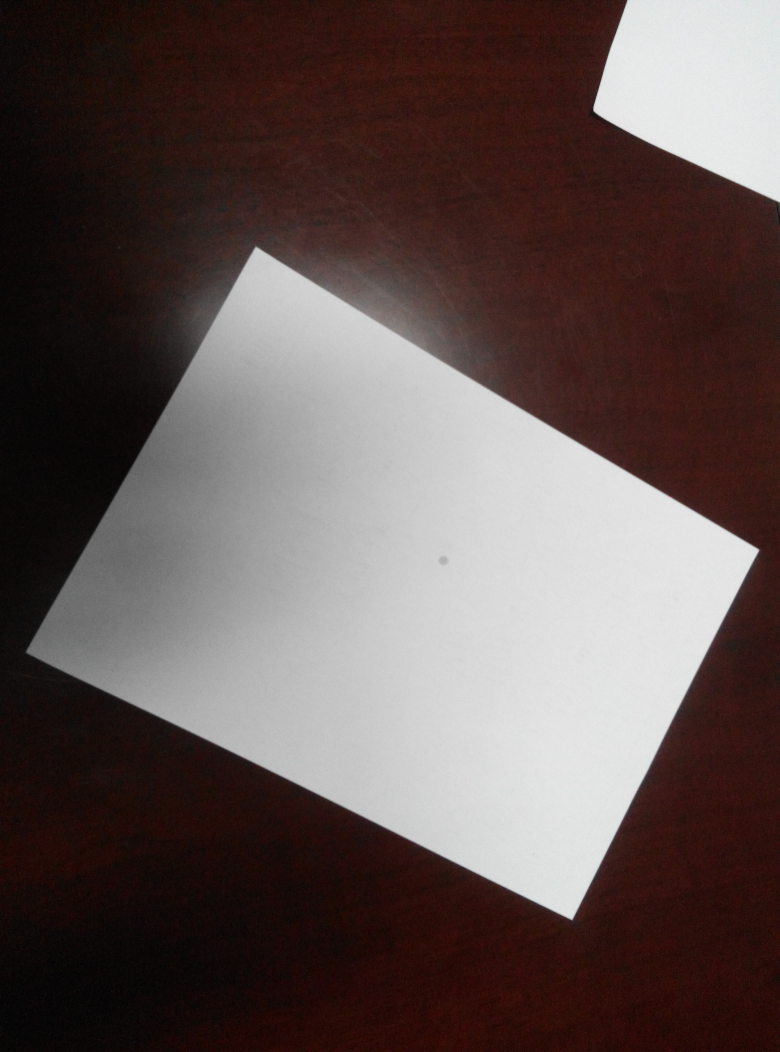
//> input picture Ex2/Dataset/4.jpg, 3120 x 4208 px (shown at 1/4 size)
$ ./edge Dataset/4.jpg   (built with g++ and OpenCV 4)
//> lines starting //> are read from the running program, lines starting //| are printed output that depends on the picture; after the words box and inside, x2 and y2 are one past the last pixel; in counts of white or black regions, pixels touching at a corner belong together
#include <iostream>
#include <cstdio>
#include <opencv2/imgproc/imgproc.hpp>
#include <opencv2/highgui/highgui.hpp>
#include <opencv2/opencv.hpp>

using namespace cv;
using namespace std;

// Store line info
struct myLine {
    double m; // Slope of the line
    double c; // Intercept of the line
    bool vertical; // True if the line is parallel to y-axis
};

// [9 lines of commented-out code are left out]
bool cmp(const Vec2f& a, const Vec2f& b) {
    return a[1] < b[1];
}

// Ref: http://docs.opencv.org/2.4/doc/tutorials/introduction/linux_gcc_cmake/linux_gcc_cmake.html#linux-gcc-usage
int main(int argc, char* argv[]) {
    if ( argc != 2 ) {
        cout << "Please specify the path of the photo you want to test!" << endl;
        return -1;
    }

    Mat srcImg, dstImg, srcGray, srcBlur, edge;
    srcImg = imread(argv[1]);
//> srcImg is the input picture: 4208 rows x 3120 cols, CV_8UC3; mean B, G, R 80.4, 82.5, 95.9
    if ( !srcImg.data ) {
        cout << "No image data" << endl;
        return -1;
    }

    // Ref: http://docs.opencv.org/2.4/modules/imgproc/doc/geometric_transformations.html#resize
    resize(srcImg, srcImg, Size(), 0.2, 0.2);
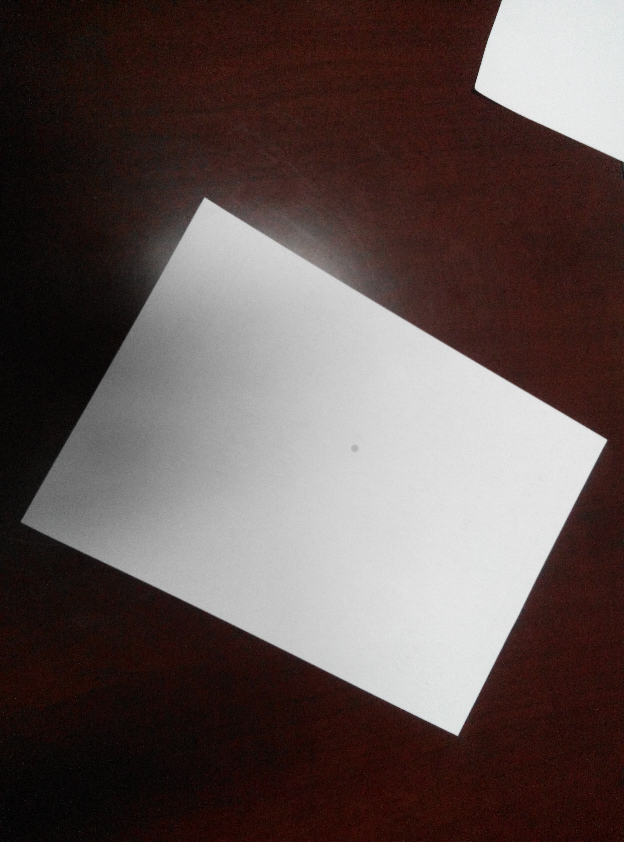
//> srcImg: 842 rows x 624 cols, CV_8UC3; mean B, G, R 80.3, 82.5, 95.9

    // Ref: http://docs.opencv.org/2.4/doc/tutorials/imgproc/imgtrans/canny_detector/canny_detector.html
    // Transfrom to gray scale.
    cvtColor(srcImg, srcGray, CV_BGR2GRAY);
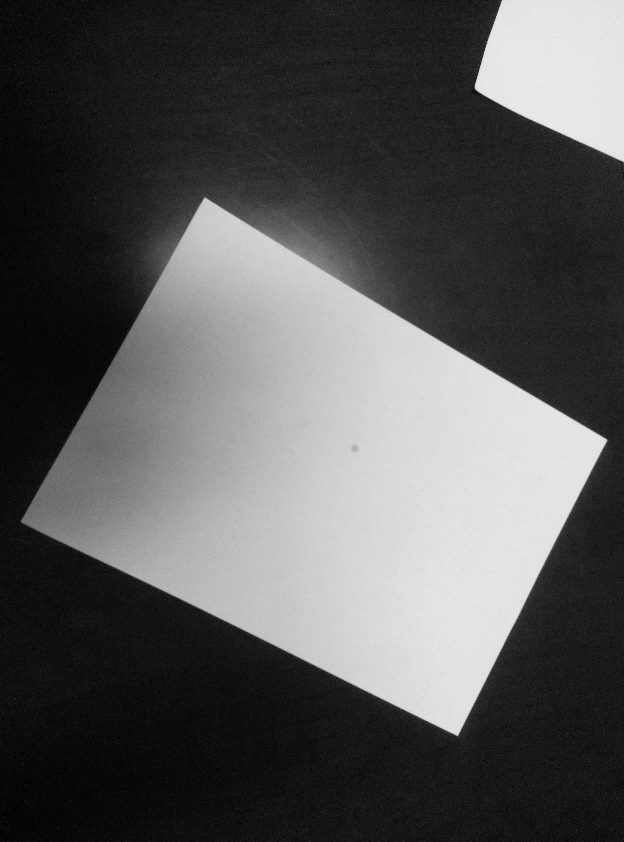
//> srcGray: 842 rows x 624 cols, CV_8UC1; min 0, max 240, mean 86.2

    // Blur the image to erase some noise
    blur(srcGray, srcBlur, Size(3, 3));

    // Set threshold for Canny
    int lowThreshold = 125;
    int highThreshold = 500;
    int kernel_size = 3;
    Canny(srcBlur, edge, lowThreshold, highThreshold, kernel_size);
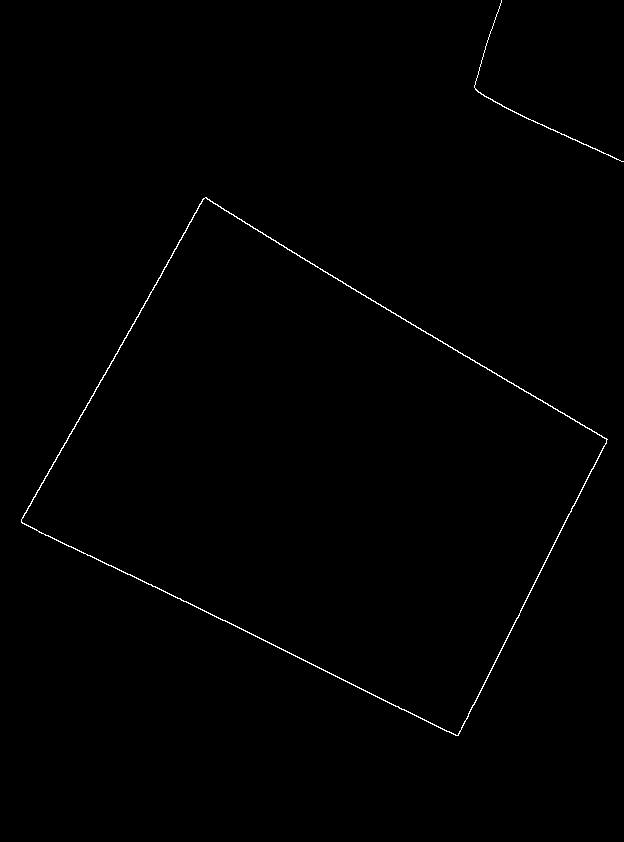
//> edge: 842 rows x 624 cols, CV_8UC1; 0.48% white in thin lines or dots, all inside (x1, y1, x2, y2) = (21, 0, 624, 736)

    // Ref: http://docs.opencv.org/2.4/doc/tutorials/imgproc/imgtrans/hough_lines/hough_lines.html
    // Set parameters for hough transform
    float rho = 1;
    float theta = CV_PI / 100;
    int threshold = 97;
    vector<Vec2f> lines;
    vector<myLine> mls;

    HoughLines(edge, lines, rho, theta, threshold, 0, 0);
//> lines = 7 lines (rho, theta): [69, 2.1], [741, 0.47], [450, 2.04], [465, 2.01], [273, 0.5], [56, 2.14], [281, 0.53]
    // myHoughLines(edge, lines, rho, theta, threshold);

    // Sort lines based on theta
    sort(lines.begin(), lines.end(), cmp);
//> lines = 7 items: [741, 0.47], [273, 0.5], [281, 0.53], [465, 2.01], [450, 2.04], [69, 2.1], [56, 2.14]

    dstImg.create(srcImg.size(), srcImg.type());
    dstImg = Scalar::all(0);

    for ( size_t i = 0; i < lines.size(); i++ ) {
        float rho = lines[i][0], theta = lines[i][1];

        // Eliminate duplicates.
        float deltaRho = 50;
        float deltaTheta = 0.25;
        // cout << rho << " " << theta << endl;
        if ( i > 0 && abs(rho - lines[i - 1][0]) < deltaRho && abs(theta - lines[i - 1][1]) < deltaTheta ) {
            continue;
        }

        // Produce two lines on the line
        Point pt1, pt2;
        double a = cos(theta), b = sin(theta);
        double x0 = a * rho, y0 = b * rho;
        pt1.x = cvRound(x0 + 1000 * (-b));
        pt1.y = cvRound(y0 + 1000 * (a));
        pt2.x = cvRound(x0 - 1000 * (-b));
        pt2.y = cvRound(y0 - 1000 * (a));
        line(dstImg, pt1, pt2, Scalar(0, 0, 255), 3, CV_AA);

        struct myLine ml;
        // Deal with lines parallel to y-axis.
        if ( b == 0 ) {
            ml.vertical = 1;
            ml.c = rho;
            printf("Line equation: x = %lf\n", rho);
        } else {
            ml.vertical = 0;
            // m for slope and c for y-intercept
            double m = -a / b, c = rho / b;
            ml.m = m;
            ml.c = c;
            printf("Line equation: y = %lfx + %lf\n", m ,c);
        }

        mls.push_back(ml);
    }
//> this loop made 7 passes
//> (rho, theta, a, b, x0, y0, m, c) on passes 1, 2, 4, 6: (741, 0.471, 0.891, 0.454, 660.2, 336.4, -1.96, 1632.2), (273, 0.503, 0.876, 0.482, 239.2, 131.5, -1.82, 566.7), (465, 2.01, -0.426, 0.905, -198, 420.7, 0.471, 513.9), (69, 2.1, -0.509, 0.861, -35.12, 59.39, 0.591, 80.16)
//> (rho, theta) on passes 3, 5, 7: (281, 0.534), (450, 2.04), (56, 2.14)
//| Line equation: y = -1.962610x + 1632.192676
//| Line equation: y = -1.818993x + 566.679604
//| Line equation: y = 0.470564x + 513.910395
//| Line equation: y = 0.591399x + 80.163396
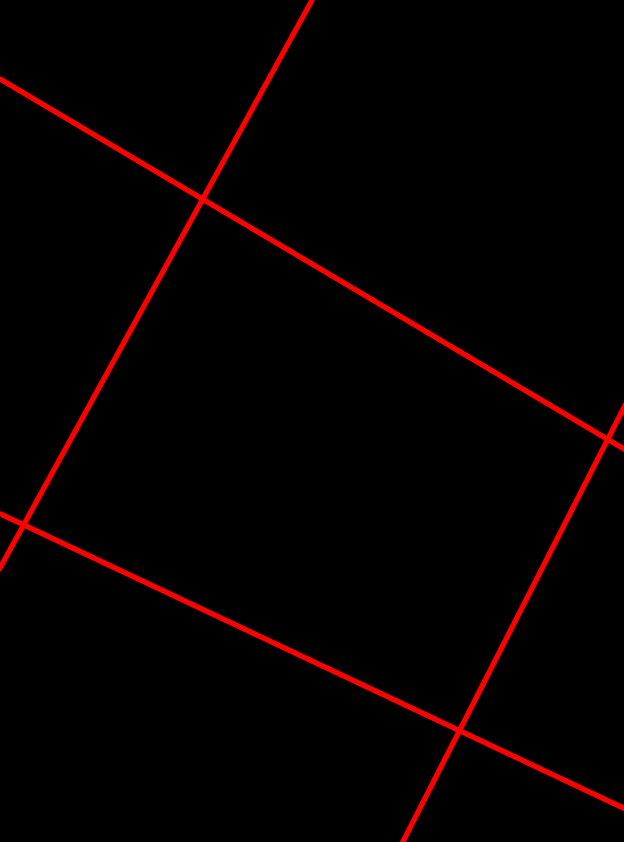
//> dstImg: 842 rows x 624 cols, CV_8UC3; mean B, G, R 0, 0, 6.5

    // Calculate line-line intersection.
    // Ref: https://en.wikipedia.org/wiki/Line–line_intersection
    for ( int i = 0; i < 2; ++i ) {
        for ( int j = 2; j < 4; ++j ) {
            double a = mls[i].m, b = mls[j].m;
            double c = mls[i].c, d = mls[j].c;
            double x, y;
            if ( mls[i].vertical == 1 ) {
                x = c;
                y = b * c + d;
            } else {
                x = (d - c) / (a - b);
                y = (a * d - b * c) / (a - b);
            }
            printf("Point: (%lf, %lf)\n", x, y);
        }
    }

    // namedWindow("Edge", CV_WINDOW_AUTOSIZE);
    // imshow("Display Image", edge);
    imshow("Display Image", dstImg);

    waitKey(0);
    return 0;
}
